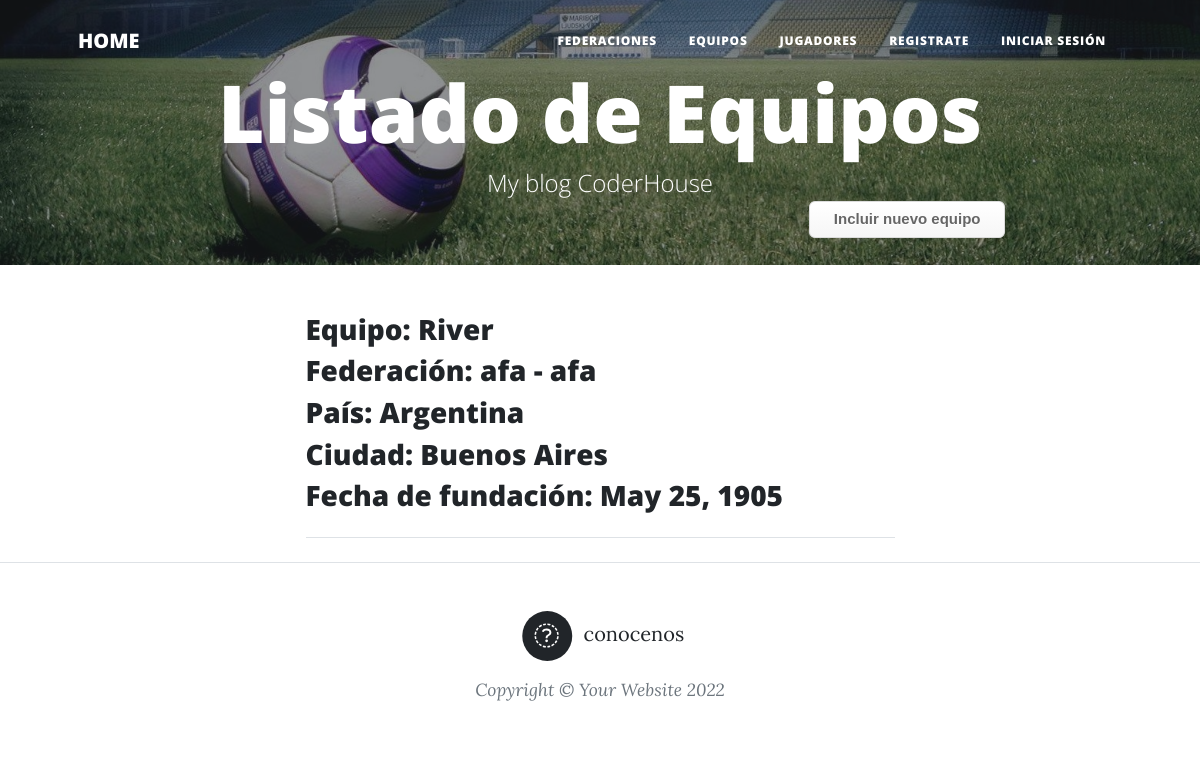
The page /teams on the database its author committed.
### teams/models.py (models this page shows, shortened)
class Team(models.Model):
    name = models.CharField(max_length=40)
    federation = models.ForeignKey(Federation,
                                    on_delete=models.CASCADE,
                                    null=False,
                                    blank=False)
    country = models.CharField(max_length=40)
    city = models.CharField(max_length=40)
    fundation_date = models.DateField()

### federations/models.py (models this page shows)
class Federation(models.Model):
    name = models.CharField(max_length=40)
    initials = models.CharField(max_length=40)
    official_website = models.CharField(max_length=40)
    image = models.ImageField(upload_to = "shields", null = True, blank= True)
    owner = models.ForeignKey(User, on_delete=models.CASCADE)
    def  __str__(self):
        return f"{self.initials} - {self.name}"

### teams/views.py (the view)
# urls.py: path('', include("teams.urls")),
def teams(request):
    teams = Team.objects.all()
    context_dict = {"teams": teams}
    return render(
        request = request,
        context = context_dict,
        template_name="teams/teams_list.html",
    )

### teams/templates/teams/teams_list.html (shortened to what this page needs)
{% extends "home/index.html" %}
{% load static %}
{% block my_blog_header %}
    <header class="masthead" style="background-image: url('/static/home/assets/img/TEAMS.jpg')">
        <div class="container position-relative px-4 px-lg-5">
            <div class="row gx-4 gx-lg-5 justify-content-center">
                <div class="col-md-15 col-lg-16 col-xl-14">
                    <div class="site-heading">
                        <h1>Listado de Equipos</h1>
                        <span class="subheading">My blog CoderHouse</span>
                    </div>
                </div>
            </div>
            <a class="button_custom" href="{% url 'teams:team-add' %}">Incluir nuevo equipo</a>
        </div>
    </header>
{% endblock %}
{% block my_blog_content %}
{% for team in teams %}
        <div class="post-preview">
            <h3 class="post-title">Equipo: {{ team.name }} </h3>
            <h3 class="post-subtitle">Federación: {{ team.federation }}</h3>
            <h3 class="post-subtitle">País: {{ team.country }}</h3>
            <h3 class="post-subtitle">Ciudad: {{ team.city }}</h3>
            <h3 class="post-subtitle">Fecha de fundación: {{ team.fundation_date }}</h3>
        </div>
        <hr class="my-4" />
    {% endfor %}
{% endblock %}

### rows shown on the page
Team: name "River", federation "afa - afa", country "Argentina", city "Buenos Aires", fundation_date "May 25, 1905"
